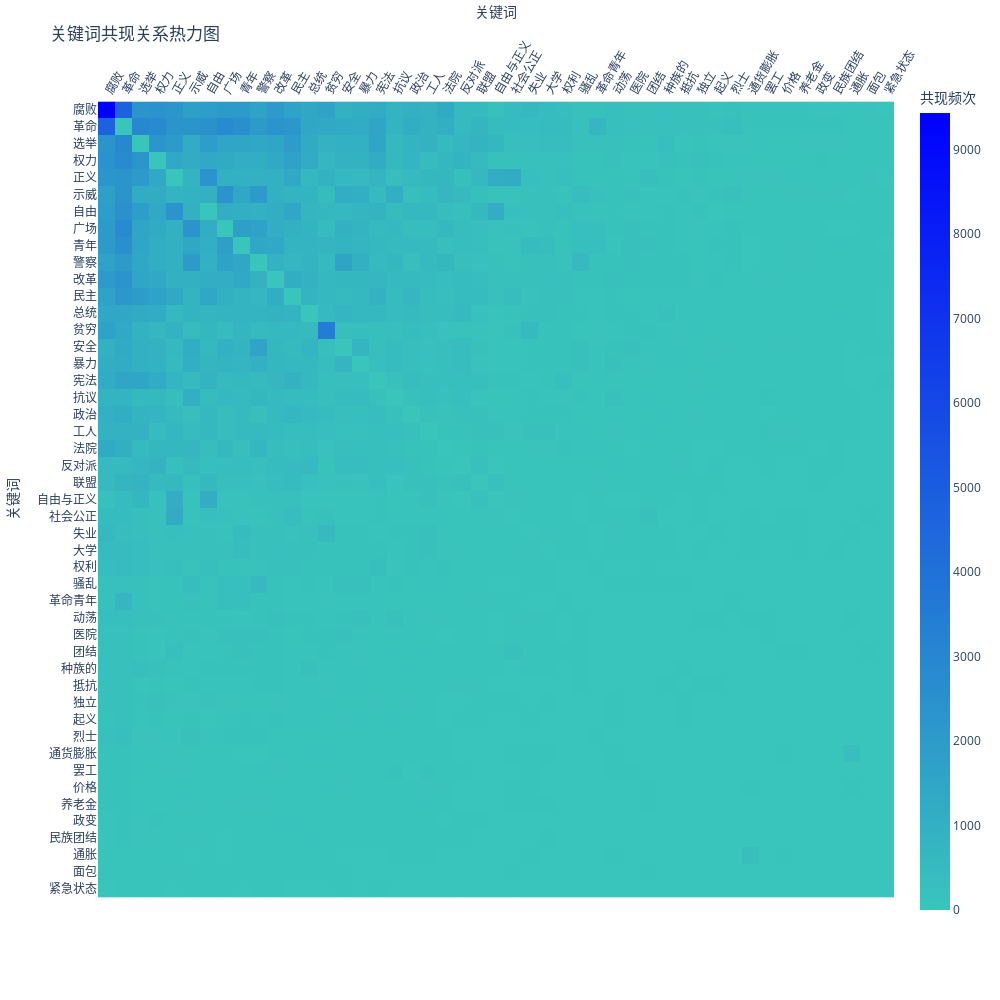

Here is the notebook cell this chart was saved with:
### Code cell
import plotly.express as px
import numpy as np
import pandas as pd


# 计算每个关键词的共现总次数
total_co_occurrence = co_occurrence_matrix.sum(axis=1) + co_occurrence_matrix.sum(axis=0)

# 根据共现总次数对关键词排序
sorted_indices = total_co_occurrence.sort_values(ascending=False).index
sorted_matrix = co_occurrence_matrix.loc[sorted_indices, sorted_indices]

# 使用 Plotly 绘制热力图
fig = px.imshow(sorted_matrix, labels=dict(x="关键词", y="关键词", color="共现频次"), color_continuous_scale=['#39C5BB',"#0000FF"])

# 更新布局以增强交互性
fig.update_xaxes(side="top")  # 将x轴放在顶部
fig.update_layout(
    title="关键词共现关系热力图",
    xaxis_nticks=47,  # 确保显示所有x轴标签
    yaxis_nticks=47,  # 确保显示所有y轴标签
    autosize=False,
    width=1000,  # 图像宽度
    height=1000,  # 图像高度
)

fig.update_xaxes(tickangle=300)  # 旋转 x 轴标签 45 度
fig.update_yaxes(tickangle=0)   # 保持 y 轴标签垂直（0 度）

fig.show()
fig.write_html("heatmap.html")

### Figure 1 — Plotly figure (JSON) as saved in the notebook; plotly's stock layout.template omitted (floating-point values rounded to 4 significant figures; data arrays with more than 128 entries replaced by an {"elided": "..."} marker saying what was removed)
{"data": [{"coloraxis": "coloraxis", "hovertemplate": "关键词: %{x}<br>关键词: %{y}<br>共现频次: %{z}<extra></extra>", "name": "0", "type": "heatmap", "x": ["腐败", "革命", "选举", "权力", "正义", "示威", "自由", "广场", "青年", "警察", "改革", "民主", "总统", "贫穷", "安全", "暴力", "宪法", "抗议", "政治", "工人", "法院", "反对派", "联盟", "自由与正义", "社会公正", "失业", "大学", "权利", "骚乱", "革命青年", "动荡", "医院", "团结", "种族的", "抵抗", "独立", "起义", "烈士", "通货膨胀", "罢工", "价格", "养老金", "政变", "民族团结", "通胀", "面包", "紧急状态"], "xaxis": "x", "y": ["腐败", "革命", "选举", "权力", "正义", "示威", "自由", "广场", "青年", "警察", "改革", "民主", "总统", "贫穷", "安全", "暴力", "宪法", "抗议", "政治", "工人", "法院", "反对派", "联盟", "自由与正义", "社会公正", "失业", "大学", "权利", "骚乱", "革命青年", "动荡", "医院", "团结", "种族的", "抵抗", "独立", "起义", "烈士", "通货膨胀", "罢工", "价格", "养老金", "政变", "民族团结", "通胀", "面包", "紧急状态"], "yaxis": "y", "z": {"elided": "47x47 int values"}}], "layout": {"autosize": false, "coloraxis": {"colorbar": {"title": {"text": "共现频次"}}, "colorscale": [[0, "#39C5BB"], [1, "#0000FF"]]}, "height": 1000, "margin": {"t": 60}, "title": {"text": "关键词共现关系热力图"}, "width": 1000, "xaxis": {"anchor": "y", "constrain": "domain", "domain": [0, 1], "nticks": 47, "scaleanchor": "y", "side": "top", "tickangle": -60, "title": {"text": "关键词"}}, "yaxis": {"anchor": "x", "autorange": "reversed", "constrain": "domain", "domain": [0, 1], "nticks": 47, "tickangle": 0, "title": {"text": "关键词"}}}}
